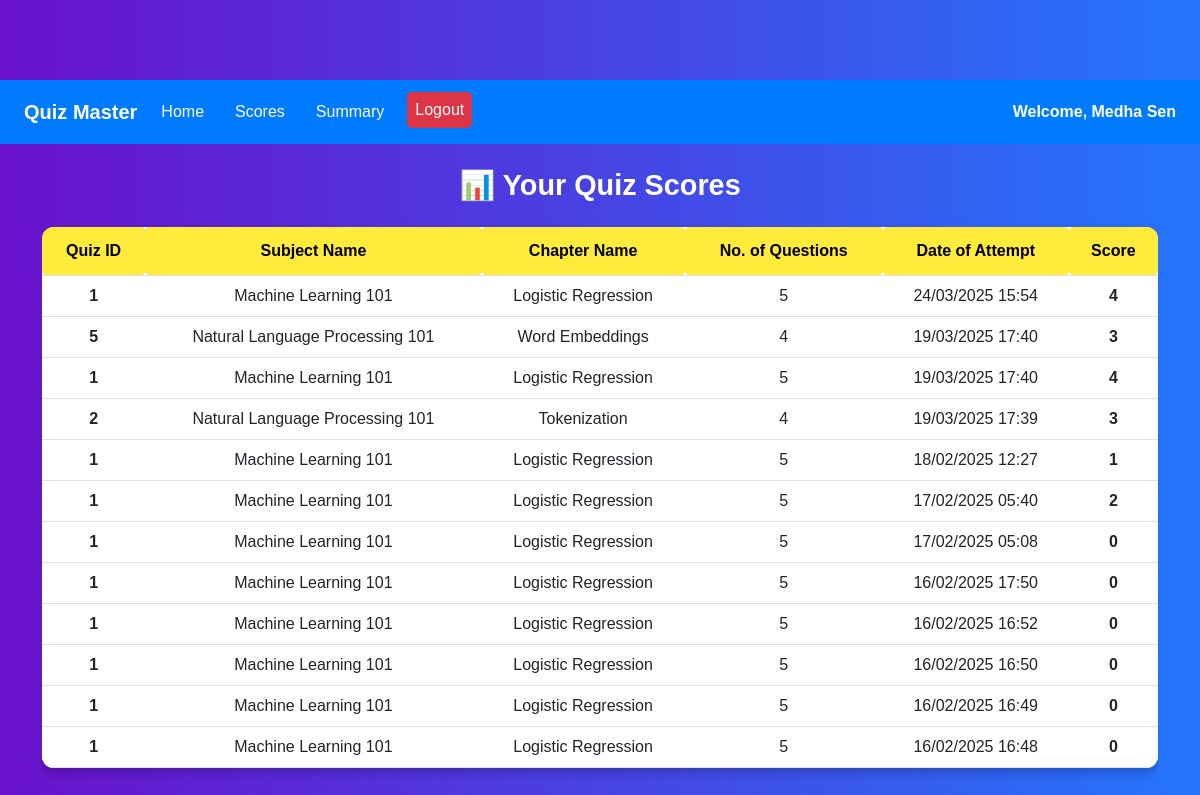
The app's page /user-scores (signed in) with its own data.
### models/models.py (models this page shows, shortened)
class User(db.Model):
    id =db.Column(db.Integer, primary_key=True)
    username=db.Column(db.String(100), unique=True, nullable=False)
    password=db.Column(db.String(100), nullable=False)
    full_name=db.Column(db.String(100), nullable=False)
    qualification=db.Column(db.String(100))
    dob=db.Column(db.Date)
    scores = db.relationship('Scores', backref='user', lazy=True)

class Subject(db.Model):
    id=db.Column(db.Integer, primary_key=True)
    name=db.Column(db.String(100), unique=True, nullable=False)
    description=db.Column(db.Text)
    chapters=db.relationship('Chapter', backref='subject', lazy=True)

class Chapter(db.Model):
    id=db.Column(db.Integer, primary_key=True)
    name=db.Column(db.String(100), nullable=False)
    description=db.Column(db.Text)
    subject_id=db.Column(db.Integer, db.ForeignKey('subject.id'), nullable=False)
    quizzes=db.relationship('Quiz', backref='chapter', lazy=True)

### app.py (the view)
@app.route('/user-scores')
@login_required
def user_scores():
    user_id = current_user.id
    full_name = current_user.full_name  # Get the full name of the logged-in user
    all_attempts = (
        db.session.query(
            Scores.quiz_id,
            Scores.time_stamp_of_attempt,
            Scores.total_scored,
            Quiz.chapter_id
        )
        .join(Quiz, Scores.quiz_id == Quiz.id)
        .filter(Scores.user_id == user_id)  # Filter only the logged-in user's scores
        .order_by(Scores.time_stamp_of_attempt.desc()) # Ensures proper sorting
        .all()
    )
    quiz_scores = []
    for quiz_id, time_stamp, score, chapter_id in all_attempts:
        quiz = Quiz.query.get(quiz_id)
        chapter = Chapter.query.get(chapter_id)
        subject_name = chapter.subject.name if chapter and chapter.subject else "Unknown Subject"
        chapter_name = chapter.name if chapter else "Unknown Chapter"
        num_questions = Questions.query.filter_by(quiz_id=quiz_id).count()
        quiz_scores.append({
            "id": quiz_id,
            "num_questions": num_questions,  # Correct way to fetch number of questions
            "date": time_stamp.strftime('%d/%m/%Y %H:%M'),  # Format date with time
            "score": score,
            "subject_name": subject_name,
            "chapter_name": chapter_name
        })
    return render_template("user_scores.html", user_id=user_id, full_name=full_name, quiz_scores=quiz_scores)

### app.py (called while the page is built)
@login_manager.user_loader
def load_user(user_id):
    return User.query.get(int(user_id)) or Admin.query.get(int(user_id))

### templates/user_scores.html (shortened to what this page needs)
<!DOCTYPE html>
<html lang="en">
<head>
    <link rel="stylesheet" href="https://cdn.jsdelivr.net/npm/bootstrap@5.3.0/dist/css/bootstrap.min.css">
    <link rel="stylesheet" href="{{ url_for('static', filename='css/user_scores.css') }}">
</head>
<body>
    <nav class="navbar navbar-expand-lg">
        <div class="container-fluid">
            <a class="navbar-brand" href="{{ url_for('user_dashboard') }}">Quiz Master</a>
            <div class="collapse navbar-collapse justify-content-between" id="navbarNav">
                <ul class="navbar-nav">
                    <li class="nav-item"><a class="nav-link" href="{{ url_for('user_dashboard') }}">Home</a></li>
                    <li class="nav-item"><a class="nav-link" href="{{ url_for('user_scores') }}">Scores</a></li>
                    <li class="nav-item"><a class="nav-link" href="{{ url_for('user_summary', user_id=user_id) }}">Summary</a></li>
                    <li class="nav-item"><a class="nav-link logout-btn" href="{{ url_for('logout') }}">Logout</a></li>
                </ul>
                <span class="user-welcome">Welcome, {{ full_name }}</span>
            </div>
        </div>
    </nav>
    <div class="container mt-4">
        <h3 class="text-center section-title">📊 Your Quiz Scores</h3>
        {% if quiz_scores %}
        <div class="table-responsive">
            <table class="table table-hover text-center mt-3">
                <thead>
                    <tr>
                        <th class="yellow-panel">Quiz ID</th>
                        <th class="yellow-panel">Subject Name</th>
                        <th class="yellow-panel">Chapter Name</th>
                        <th class="yellow-panel">No. of Questions</th>
                        <th class="yellow-panel">Date of Attempt</th>
                        <th class="yellow-panel">Score</th>
                    </tr>
                </thead>
                <tbody>
                    {% for quiz in quiz_scores %}
                    <tr>
                        <td><strong>{{ quiz.id }}</strong></td>
                        <td>{{ quiz.subject_name }}</td>
                        <td>{{ quiz.chapter_name }}</td>
                        <td>{{ quiz.num_questions }}</td>
                        <td>{{ quiz.date }}</td>
                        <td class="score-cell">{{ quiz.score }}</td>
                    </tr>
                    {% endfor %}
                </tbody>
            </table>
        </div>
        {% else %}
        <p class="no-quizzes-alert">⚠️ No quizzes attempted yet.</p>
        {% endif %}
    </div>
</body>
</html>

### static/css/user_scores.css (style rules this page uses)
body { font-family: 'Poppins', sans-serif; background: linear-gradient(to right, #6a11cb, #2575fc); color: white; margin-top: 80px; }
.section-title { color: white; font-weight: bold; text-align: center; font-size: 1.8rem; }
.table { background: white; border-radius: 12px; overflow: hidden; box-shadow: 0px 5px 10px rgba(0, 0, 0, 0.2); }
.table thead { background: linear-gradient(to right, #ff8c00, #ffeb3b); color: black; font-weight: bold; }
.table tbody tr:nth-child(odd) { background-color: #f9f9f9; }
.table tbody tr:nth-child(even) { background-color: #ffffff; }
.score-cell { font-weight: bold; color: #28a745; }
th.yellow-panel { background-color: #FFEB3B; padding: 12px; border-radius: 5px; font-weight: bold; text-align: center; color: #000; }
.navbar { background-color: #007bff; padding: 12px; }
.navbar-brand { color: white; font-weight: bold; }
.navbar-nav .nav-link { color: white; margin-right: 15px; }
.navbar-nav .logout-btn { background-color: #dc3545; padding: 6px 12px; border-radius: 5px; color: white; }
.user-welcome { font-size: 1rem; color: white; font-weight: bold; }

### records on screen
User: full_name "Medha Sen"
Subject: subject_name "Machine Learning 101" "Machine Learning 101" "Machine Learning 101" "Machine Learning 101" "Machine Learning 101" "Machine Learning 101" "Machine Learning 101" "Machine Learning 101" "Machine Learning 101" "Machine Learning 101"
Chapter: chapter_name "Logistic Regression" "Logistic Regression" "Logistic Regression" "Logistic Regression" "Logistic Regression" "Logistic Regression" "Logistic Regression" "Logistic Regression" "Logistic Regression" "Logistic Regression"
Subject: subject_name "Natural Language Processing 101" "Natural Language Processing 101"
Chapter: chapter_name "Word Embeddings"
Chapter: chapter_name "Tokenization"

### other values on screen
{{ quiz.id }} "1" "5" "1" "2" "1" "1" "1" "1" "1" "1" "1" "1"
{{ quiz.num_questions }} "5" "4" "5" "4" "5" "5" "5" "5" "5" "5" "5" "5"
{{ quiz.date }} "24/03/2025 15:54" "19/03/2025 17:40" "19/03/2025 17:40" "19/03/2025 17:39" "18/02/2025 12:27" "17/02/2025 05:40" "17/02/2025 05:08" "16/02/2025 17:50" "16/02/2025 16:52" "16/02/2025 16:50" "16/02/2025 16:49" "16/02/2025 16:48"
{{ quiz.score }} "4" "3" "4" "3" "1" "2" "0" "0" "0" "0" "0" "0"
